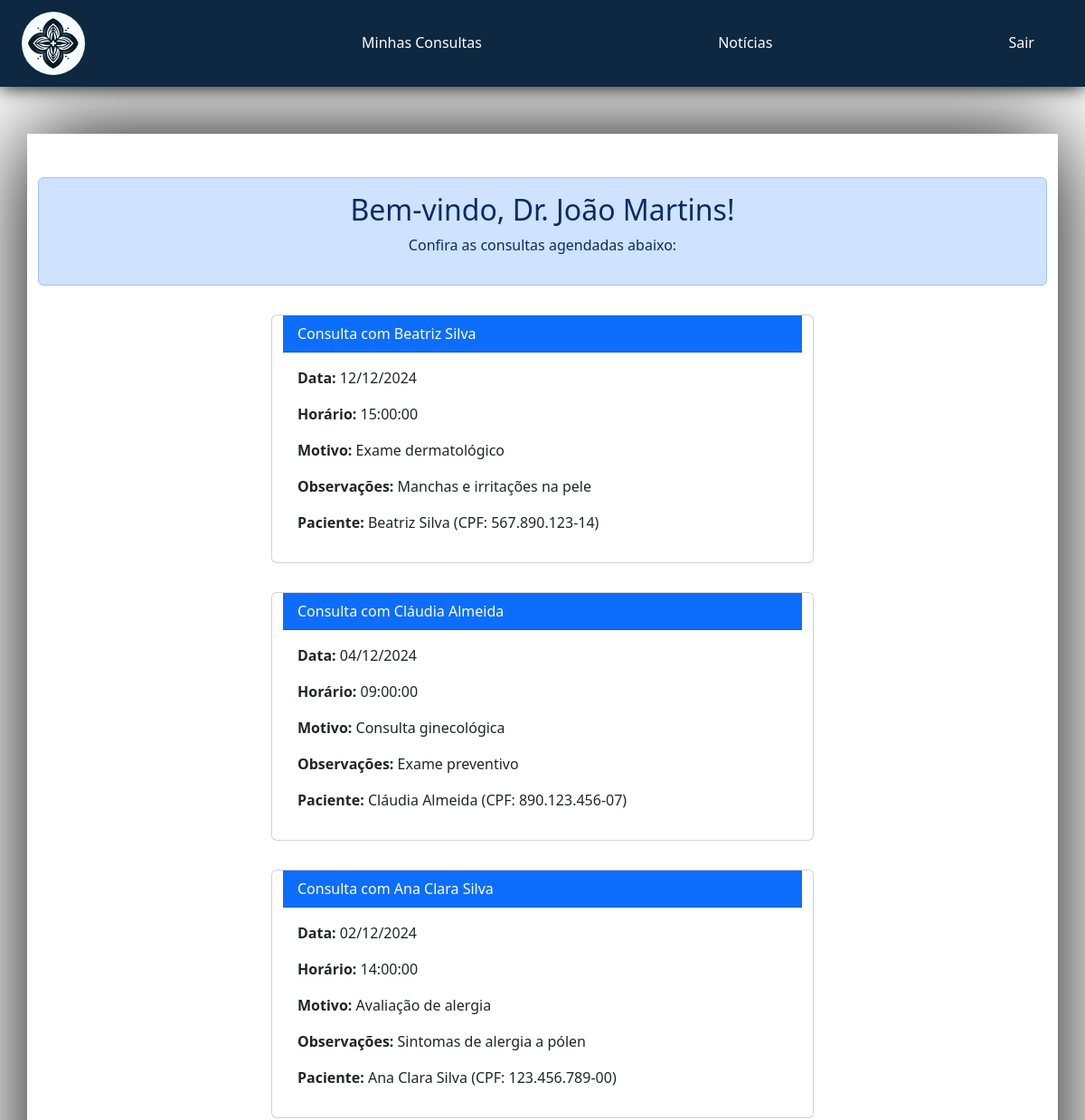
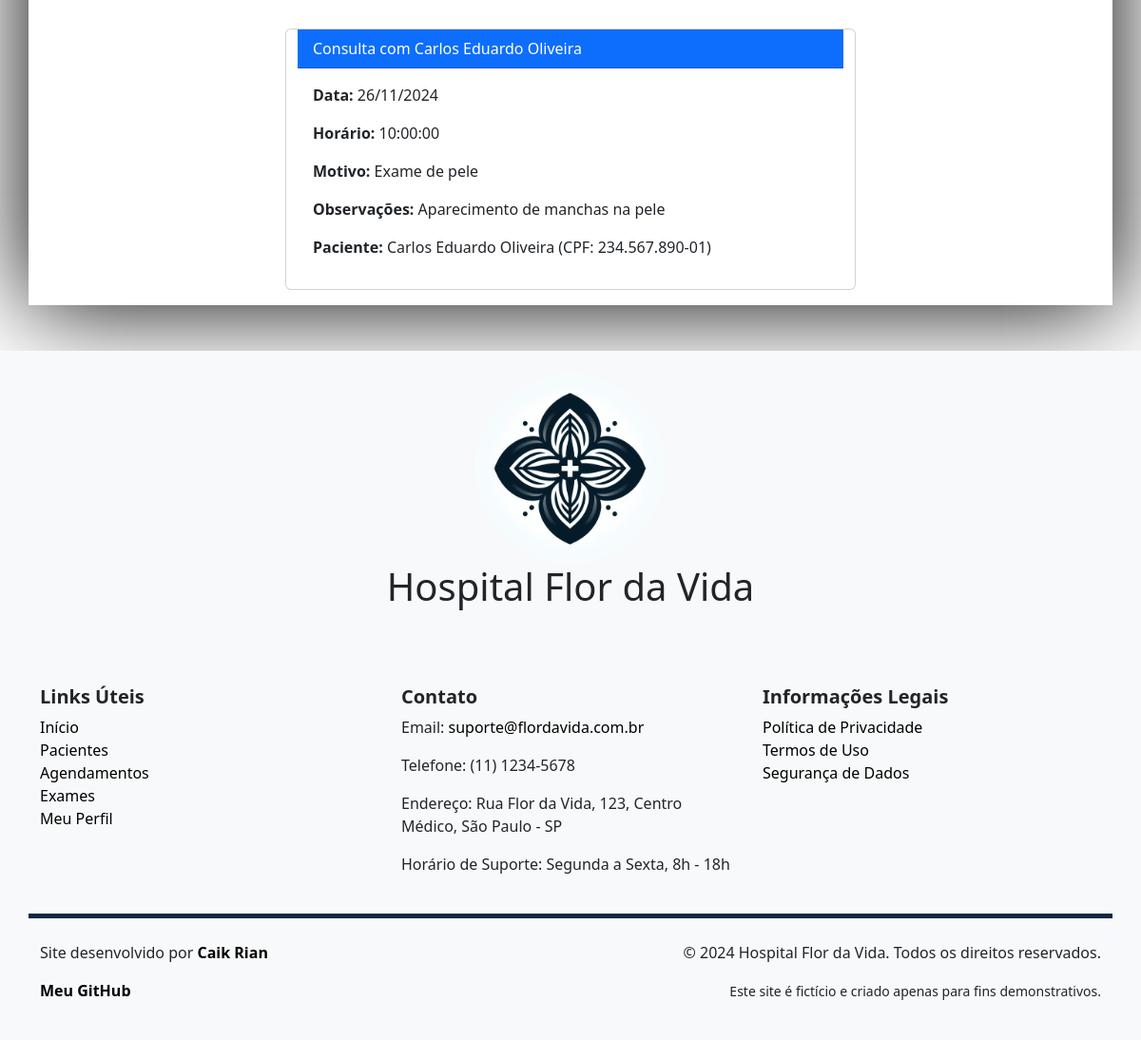
The page /pages/saudacao_medico.php (signed in) on the database its author committed (2 pictures, top to bottom).
### tables this page shows
CREATE TABLE `consultas` (
  `id_consulta` int(11) NOT NULL,
  `id_paciente` int(11) NOT NULL,
  `id_medico` int(11) NOT NULL,
  `data_consulta` date NOT NULL,
  `horario_consulta` time NOT NULL,
  `motivo_consulta` text DEFAULT NULL,
  `observacoes` text DEFAULT NULL,
  `status` enum('Agendada','Realizada','Cancelada') DEFAULT 'Agendada',
  `data_registro` timestamp NOT NULL DEFAULT current_timestamp()
);

CREATE TABLE `pacientes` (
  `id` int(11) NOT NULL,
  `nome_completo` varchar(255) NOT NULL,
  `data_nascimento` date NOT NULL,
  `genero` enum('mulher_cis','homem_cis','mulher_trans','homem_trans','não_binário','outro','prefiro_nao_informar') NOT NULL,
  `cpf` char(14) NOT NULL,
  `telefone` varchar(15) NOT NULL,
  `email` varchar(255) NOT NULL,
  `historico_medico` text DEFAULT NULL,
  `mensagem` text NOT NULL,
  `data_registro` timestamp NOT NULL DEFAULT current_timestamp(),
  `senha_paciente` varchar(255) NOT NULL
);

### pages/saudacao_medico.php (the view, shortened to what this page needs)
<?php
include('../assets/controller/db_conexao.php');
$nome_medico = $_SESSION['nome_usuario'];
$crm_medico = $_SESSION['usuario'];
$sqlConsultas = "
    SELECT consultas.data_consulta, consultas.horario_consulta, consultas.motivo_consulta, consultas.observacoes,
           pacientes.nome_completo AS paciente_nome, pacientes.cpf
    FROM consultas
    INNER JOIN pacientes ON consultas.id_paciente = pacientes.id
    INNER JOIN medicos ON consultas.id_medico = medicos.id
    WHERE medicos.crm = ?
    ORDER BY consultas.data_consulta DESC";
$stmtConsultas = $conn->prepare($sqlConsultas);
$stmtConsultas->bind_param("s", $crm_medico);
$stmtConsultas->execute();
$resultConsultas = $stmtConsultas->get_result();
$consultas = $resultConsultas->fetch_all(MYSQLI_ASSOC);
?>
<!DOCTYPE html>
<html lang="pt-BR">
<head>
    <link href="https://cdn.jsdelivr.net/npm/bootstrap@5.3.0/dist/css/bootstrap.min.css" rel="stylesheet">
    <link rel="stylesheet" href="../assets/css/style.css">
</head>
<body>
    <nav class="navbar navbar-expand-lg navbar-light fs-6 pe-5 fixed-top color">
        <a class="navbar-brand ms-4 me-5" href="#">
            <img src="../assets/img/_a4fe6667-c233-41ab-a6a9-264c97b17558.jpeg" alt="Hospital Flor da Vida" class="img-fluid" width="70">
        </a>
        <div class="collapse navbar-collapse" id="navbarNav">
            <ul class="navbar-nav d-flex justify-content-between w-100">
                <li class="nav-item"><a class="nav-link" href="#">Minhas Consultas</a></li>
                <li class="nav-item"><a class="nav-link" href="noticias.php">Notícias</a></li>
                <li class="nav-item"><a class="nav-link" href="../index.php">Sair</a></li>
            </ul>
        </div>
    </nav>
    <div class="container mt-5 pt-5" id="custom_container">
        <div class="alert alert-primary text-center" role="alert">
            <h2>Bem-vindo, <?= htmlspecialchars($nome_medico); ?>!</h2>
            <p>Confira as consultas agendadas abaixo:</p>
        </div>
        <?php if (empty($consultas)): ?>
            <div class="alert alert-warning text-center">Você não tem consultas agendadas no momento.</div>
        <?php else: ?>
            <div class="row justify-content-center">
                <?php foreach ($consultas as $consulta): ?>
                    <div class="card m-3" style="max-width: 600px;">
                        <div class="card-header bg-primary text-white" style="border-radius: 0">
                            Consulta com <?= htmlspecialchars($consulta['paciente_nome']); ?>
                        </div>
                        <div class="card-body">
                            <p><strong>Data:</strong> <?= date("d/m/Y", strtotime($consulta['data_consulta'])); ?></p>
                            <p><strong>Horário:</strong> <?= htmlspecialchars($consulta['horario_consulta']); ?></p>
                            <p><strong>Motivo:</strong> <?= htmlspecialchars($consulta['motivo_consulta']); ?></p>
                            <p><strong>Observações:</strong> <?= htmlspecialchars($consulta['observacoes']); ?></p>
                            <p><strong>Paciente:</strong> <?= htmlspecialchars($consulta['paciente_nome']); ?> (CPF: <?= htmlspecialchars($consulta['cpf']); ?>)</p>
                        </div>
                    </div>
                <?php endforeach; ?>
            </div>
        <?php endif; ?>
    </div>
    <footer class="bg-light text-dark mt-5">
        <div class="container py-4">
            <div class="row justify-content-center mb-4">
                <div class="w-100 col-md-3 mb-5 text-center ">
                    <img src="../assets/img/_a4fe6667-c233-41ab-a6a9-264c97b17558.jpeg" alt="Logo do Hospital Flor da Vida" class="img-fluid" style="max-width: 200px;">
                    <h1>  Hospital Flor da Vida </h1>
                </div>
            </div>
            <div class="row g-4">
                <div class="col-md-4">
                    <h5 class="fw-bold">Links Úteis</h5>
                    <ul class="list-unstyled">
                        <li><a href="#">Início</a></li>
                        <li><a href="#">Pacientes</a></li>
                        <li><a href="#">Agendamentos</a></li>
                        <li><a href="#">Exames</a></li>
                        <li><a href="#">Meu Perfil</a></li>
                    </ul>
                </div>
                <div class="col-md-4">
                    <h5 class="fw-bold">Contato</h5>
                    <p>Email: <a href="mailto:suporte@flordavida.com.br">suporte@flordavida.com.br</a></p>
                    <p>Telefone: (11) 1234-5678</p>
                    <p>Endereço: Rua Flor da Vida, 123, Centro Médico, São Paulo - SP</p>
                    <p>Horário de Suporte: Segunda a Sexta, 8h - 18h</p>
                </div>
                <div class="col-md-4">
                    <h5 class="fw-bold">Informações Legais</h5>
                    <ul class="list-unstyled">
                        <li><a href="#">Política de Privacidade</a></li>
                        <li><a href="#">Termos de Uso</a></li>
                        <li><a href="#">Segurança de Dados</a></li>
                    </ul>
                </div>
            </div>
            <div class="row mt-4 align-items-center g-4">
                <div class="col-md-6">
                    <p>Site desenvolvido por <a href="https://meu-portfolio-pi-opal.vercel.app" target="_blank"><b>Caik Rian</b></a></p>
                    <p><a href="https://github.com/CaikRian" target="_blank"><b>Meu GitHub</b></a></p>
                </div>
                <div class="col-md-6 text-md-end">
                    <p>© 2024 Hospital Flor da Vida. Todos os direitos reservados.</p>
                    <p><small>Este site é fictício e criado apenas para fins demonstrativos.</small></p>
                </div>
            </div>
        </div>
    </footer>
</body>
</html>

### assets/css/style.css (style rules this page uses)
body { padding-top: 100px; background-image: url("../img/jonathan-borba-yQZkB9rbK7o-unsplash.jpg"); background-size: cover; background-attachment: fixed; background-position: center; transition: 0.5s; }
img { border-radius: 100%; }
nav { background-color: #0D2840; box-shadow: 0px 0px 20px #000000; }
#navbarNav { margin-left: 250px; }
.navbar-nav .nav-link { color: white; }
nav ul li { border-bottom: solid 2px rgba(0, 0, 0, 0); transition: 0.5s; }
#custom_container { background-color: rgba(255, 255, 255, 0.836); box-shadow: 0px 0px 100px 0px rgb(0, 0, 0); overflow: auto; white-space: nowrap ; }
footer a { text-decoration: none; color: black; }
.row.mt-4.align-items-center.g-4 { border-top: solid 5px #0D2840; }

### rows shown on the page
consultas: id_paciente.nome_completo "Beatriz Silva", data_consulta "12/12/2024", horario_consulta "15:00:00", motivo_consulta "Exame dermatológico", observacoes "Manchas e irritações na pele", id_paciente.cpf "567.890.123-14"
consultas: id_paciente.nome_completo "Cláudia Almeida", data_consulta "04/12/2024", horario_consulta "09:00:00", motivo_consulta "Consulta ginecológica", observacoes "Exame preventivo", id_paciente.cpf "890.123.456-07"
consultas: id_paciente.nome_completo "Ana Clara Silva", data_consulta "02/12/2024", horario_consulta "14:00:00", motivo_consulta "Avaliação de alergia", observacoes "Sintomas de alergia a pólen", id_paciente.cpf "123.456.789-00"
consultas: id_paciente.nome_completo "Carlos Eduardo Oliveira", data_consulta "26/11/2024", horario_consulta "10:00:00", motivo_consulta "Exame de pele", observacoes "Aparecimento de manchas na pele", id_paciente.cpf "234.567.890-01"

### other values the page prints
$nome_medico "Dr. João Martins"
